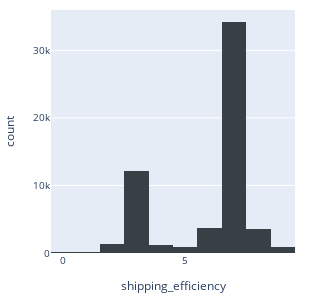

Notebook cell for this chart:
### Code cell
#How efficient are the logistics?
# Adding manufacturing days to the order received date
df['OrderreadyDate'] = df['OrderDate'] + pd.to_timedelta(df['DaysToManufacture'], unit='D')

# Check the delay between order shipment date and order ready to supply
df['shipping_efficiency'] = (df['ShipDate'] - df['OrderreadyDate']).dt.days

fig = px.histogram(df, x="shipping_efficiency", color_discrete_sequence=['#374045'])
fig.update_layout(
    autosize=True,
    width=300,
    height=300,
    margin=dict(
        l=25,
        r=25,
        b=10,
        t=10,
    ),
    font=dict(size=10))
fig.show()

### Figure 1 — Plotly figure (JSON) as saved in the notebook; plotly's stock layout.template omitted (floating-point values rounded to 4 significant figures; data arrays with more than 128 entries replaced by an {"elided": "..."} marker saying what was removed)
{"data": [{"alignmentgroup": "True", "bingroup": "x", "hovertemplate": "shipping_efficiency=%{x}<br>count=%{y}<extra></extra>", "legendgroup": "", "marker": {"color": "#374045", "pattern": {"shape": ""}}, "name": "", "offsetgroup": "", "orientation": "v", "showlegend": false, "type": "histogram", "x": {"elided": "58189 int values"}, "xaxis": "x", "yaxis": "y"}], "layout": {"autosize": true, "barmode": "relative", "font": {"size": 10}, "height": 300, "legend": {"tracegroupgap": 0}, "margin": {"b": 10, "l": 25, "r": 25, "t": 10}, "width": 300, "xaxis": {"anchor": "y", "domain": [0, 1], "title": {"text": "shipping_efficiency"}}, "yaxis": {"anchor": "x", "domain": [0, 1], "title": {"text": "count"}}}}
